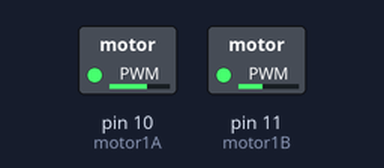
Simulated run of this sketch. Board: Arduino Uno, built with avr-gcc and run on an emulated ATmega328P. Shown: switched loads named in the sketch (green lamp = pin HIGH).

Above: at 0.05 s.
At 13.0 s:
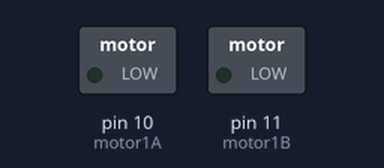
Timing chart, 0 to 16.9 s (numbered marks = the images above):
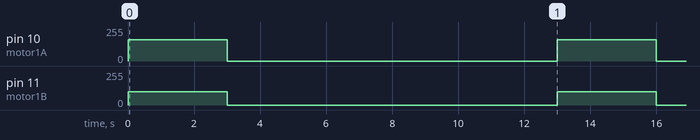

Measured:
- by itself, pin 10 (motor1A): alternates 158/255 for 3.0 s and 0/255 for 10.0 s
- by itself, pin 11 (motor1B): alternates 100/255 for 3.0 s and 0/255 for 10.0 s

The sketch:

Motor_ny.ino
```cpp
const int motor1A = 10;
const int motor1B = 11;

void setup() {
  pinMode(motor1A, OUTPUT);
  pinMode(motor1B, OUTPUT);

}

void loop() {
  frem();
  delay(3000);
  stop();
  delay(10000);

}

void frem() {
  digitalWrite(motor1A,HIGH);
  digitalWrite(motor1B,HIGH);
  analogWrite(motor1A,158);
  analogWrite(motor1B,100);

}

void drejHoejre() {
  digitalWrite(motor1A,HIGH);
  digitalWrite(motor1B,HIGH);
  analogWrite(motor1A,208);
  analogWrite(motor1B,100);
}

void stop() {
  digitalWrite(motor1A,LOW);
  digitalWrite(motor1B,LOW);
  analogWrite(motor1A,0);
  analogWrite(motor1B,0);
}
```
